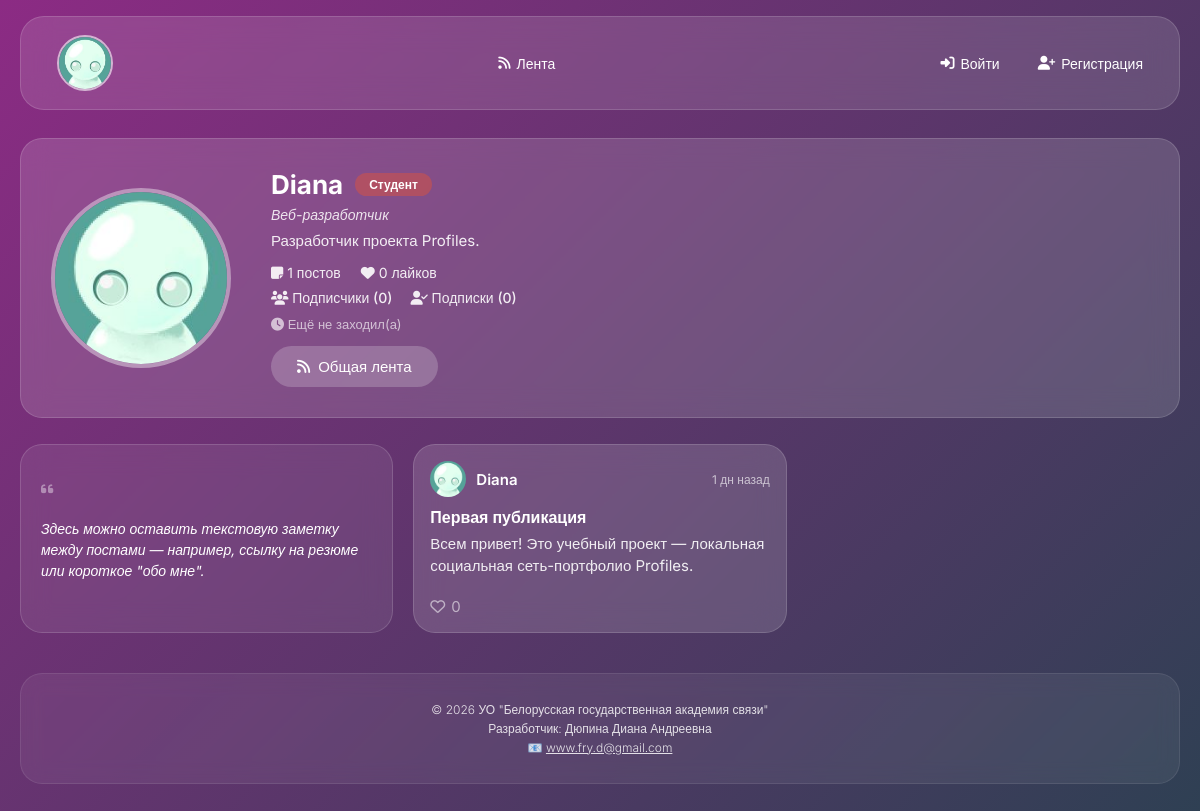
Screenshot of /profile.php?id=2 with the database file from the repository.
### tables this page shows
CREATE TABLE IF NOT EXISTS `users` (
  `id` INT UNSIGNED NOT NULL AUTO_INCREMENT,
  `username` VARCHAR(50) NOT NULL,
  `email` VARCHAR(100) NOT NULL,
  `password_hash` VARCHAR(255) NOT NULL,
  `avatar_url` VARCHAR(255) DEFAULT 'assets/img/default-avatar.png',
   
  `profile_bg_url` VARCHAR(255) DEFAULT NULL,
  `bio` TEXT,
  `profession` VARCHAR(100) DEFAULT NULL,
   
   
   
   
   
   
  `status_badge` VARCHAR(50) DEFAULT NULL,
  `primary_color` VARCHAR(7) DEFAULT '#00BCD4',
  `button_color` VARCHAR(7) DEFAULT 'default',
  `bg_color` VARCHAR(7) DEFAULT 'default',
  `text_color` VARCHAR(7) DEFAULT '#FFFFFF',
   
   
   
  `button_text_color` VARCHAR(7) DEFAULT 'default',
  `separate_colors` TINYINT(1) DEFAULT 0,
  `grid_size` TINYINT DEFAULT 2,
  `post_display_style` ENUM('standard','image_only') DEFAULT 'standard',
  `instagram_url` VARCHAR(255) DEFAULT NULL,
   
   
  `telegram_username` VARCHAR(50) DEFAULT NULL,
   
  `telegram_qr_url` VARCHAR(255) DEFAULT NULL,
  `github_url` VARCHAR(255) DEFAULT NULL,
  `vk_url` VARCHAR(255) DEFAULT NULL,
   
  `paypal_url` VARCHAR(255) DEFAULT NULL,
   
  `boosty_url` VARCHAR(255) DEFAULT NULL,
  `tutorial_completed` TINYINT(1) DEFAULT 0,
  `role` ENUM('user','admin') DEFAULT 'user',
  `last_login` TIMESTAMP NULL DEFAULT NULL,
  `created_at` TIMESTAMP NULL DEFAULT CURRENT_TIMESTAMP,
  `updated_at` TIMESTAMP NULL DEFAULT NULL ON UPDATE CURRENT_TIMESTAMP,
  PRIMARY KEY (`id`),
  UNIQUE KEY `username` (`username`),
  UNIQUE KEY `email` (`email`),
  KEY `idx_username` (`username`),
  KEY `idx_email` (`email`)
);

CREATE TABLE IF NOT EXISTS `profile_blocks` (
  `id` INT UNSIGNED NOT NULL AUTO_INCREMENT,
  `user_id` INT UNSIGNED NOT NULL,
  `content` TEXT NOT NULL,
  `sort_order` INT DEFAULT 0,
  `created_at` TIMESTAMP NULL DEFAULT CURRENT_TIMESTAMP,
  PRIMARY KEY (`id`),
  KEY `idx_user_id` (`user_id`),
  CONSTRAINT `profile_blocks_ibfk_1` FOREIGN KEY (`user_id`) REFERENCES `users` (`id`) ON DELETE CASCADE
);

CREATE TABLE IF NOT EXISTS `posts` (
  `id` INT UNSIGNED NOT NULL AUTO_INCREMENT,
  `user_id` INT UNSIGNED NOT NULL,
  `title` VARCHAR(100) DEFAULT NULL,
  `content` TEXT NOT NULL,
  `image_url` VARCHAR(255) DEFAULT NULL,
  `post_type` ENUM('text','image','mixed') DEFAULT 'text',
   
  `sort_order` INT DEFAULT 0,
  `edited_at` TIMESTAMP NULL DEFAULT NULL,
  `created_at` TIMESTAMP NULL DEFAULT CURRENT_TIMESTAMP,
  PRIMARY KEY (`id`),
  KEY `idx_user_id` (`user_id`),
  KEY `idx_created_at` (`created_at`),
  CONSTRAINT `posts_ibfk_1` FOREIGN KEY (`user_id`) REFERENCES `users` (`id`) ON DELETE CASCADE
);

### includes/auth.php (called while the page is built, shortened)
<?php
require_once __DIR__ . '/functions.php';
function loggedIn(): bool {
    return isset($_SESSION['user']) && !empty($_SESSION['user']['id']);
}
function isOwner(int $userId): bool {
    return loggedIn() && ($_SESSION['user']['id'] ?? 0) === $userId;
}

### profile.php (the view, shortened to what this page needs)
<?php
require_once 'includes/db_connect.php';
require_once 'includes/functions.php';
require_once 'includes/auth.php';
$userId = (int)($_GET['id'] ?? 0);
$stmt = $pdo->prepare("SELECT * FROM users WHERE id = ?");
$stmt->execute([$userId]);
$profile = $stmt->fetch();
$isOwnerView = isOwner((int)$profile['id']);
$postsStmt = $pdo->prepare("SELECT *, 'post' as item_type FROM posts WHERE user_id = ? ORDER BY sort_order ASC, created_at DESC");
$postsStmt->execute([$userId]);
$posts = $postsStmt->fetchAll();
$blocksStmt = $pdo->prepare("SELECT *, 'block' as item_type FROM profile_blocks WHERE user_id = ? ORDER BY sort_order ASC, created_at DESC");
$blocksStmt->execute([$userId]);
$blocks = $blocksStmt->fetchAll();
$gridItems = array_merge($posts, $blocks);
usort($gridItems, function ($a, $b) {
    $orderA = (int)($a['sort_order'] ?? 0);
    $orderB = (int)($b['sort_order'] ?? 0);
    if ($orderA !== $orderB) return $orderA <=> $orderB;
    return strtotime($b['created_at']) <=> strtotime($a['created_at']);
});
$currentUserId = currentUser()['id'] ?? 0;
$likedStmt = $pdo->prepare("SELECT target_id FROM interactions WHERE user_id = ? AND type = 'like'");
$likedStmt->execute([$currentUserId ?: 0]);
$likedPostIds = array_column($likedStmt->fetchAll(), 'target_id');
$followersCount = countFollowers($pdo, $profile['id']);
$followingCount = countFollowing($pdo, $profile['id']);
$gridClass = gridSizeClass((int)($profile['grid_size'] ?? 2));
$profileBgUrl = profileBgSrc($profile['profile_bg_url'] ?? null);
$profileBgUrlAbs = $profileBgUrl ? '/' . ltrim($profileBgUrl, '/') : null;
require_once 'includes/header.php';
?>
<div class="profile-header" <?php if ($profileBgUrlAbs): ?>style="--profile-bg-image: url('<?php echo escape($profileBgUrlAbs); ?>');"<?php endif; ?>>
    <img src="<?php echo escape(avatarSrc($profile['avatar_url'])); ?>" class="profile-avatar" alt="Аватар пользователя <?php echo escape($profile['username']); ?>">
    <div class="profile-info">
        <div class="profile-name-row">
            <h1><?php echo escape($profile['username']); ?></h1>
            <?php if (!empty($profile['status_badge'])): ?>
                <span class="status-badge <?php echo escape(statusBadgeClass($profile['status_badge'])); ?>"><?php echo escape(statusBadgeLabel($profile['status_badge'])); ?></span>
            <?php endif; ?>
        </div>
        <?php if (!empty($profile['profession'])): ?>
            <p class="profession"><?php echo escape($profile['profession']); ?></p>
        <?php endif; ?>
        <?php if (!empty($profile['bio'])): ?>
            <p class="bio"><?php echo escape($profile['bio']); ?></p>
        <?php endif; ?>
        <div class="stats">
            <span><i class="fas fa-note-sticky"></i> <?php echo countPosts($pdo, $profile['id']); ?> постов</span>
            <span><i class="fas fa-heart"></i> <?php echo countLikes($pdo, $profile['id']); ?> лайков</span>
        </div>
        <div class="subscription-links">
            <a href="followers.php?id=<?php echo (int)$profile['id']; ?>"><i class="fas fa-users"></i> Подписчики (<?php echo $followersCount; ?>)</a>
            <a href="following.php?id=<?php echo (int)$profile['id']; ?>"><i class="fas fa-user-check"></i> Подписки (<?php echo $followingCount; ?>)</a>
        </div>
        <p class="last-action">
            <i class="fas fa-clock"></i>
            <?php echo $profile['last_login'] ? 'Последний визит: ' . timeAgo($profile['last_login']) : 'Ещё не заходил(а)'; ?>
        </p>
        <div class="profile-actions">
            <a href="index.php" class="btn btn-secondary"><i class="fas fa-rss"></i> Общая лента</a>
        </div>
    </div>
</div>
<div class="posts-grid <?php echo escape($gridClass); ?>" id="profileGrid">
    <?php foreach ($gridItems as $item): ?>
        <?php if ($item['item_type'] === 'post'):
            $likeCountStmt = $pdo->prepare("SELECT COUNT(*) FROM interactions WHERE target_id = ? AND type = 'like'");
            $likeCountStmt->execute([$item['id']]);
            echo renderPostCard([
                'id' => $item['id'],
                'user_id' => $profile['id'],
                'username' => $profile['username'],
                'avatar_url' => $profile['avatar_url'],
                'created_at' => $item['created_at'],
                'title' => $item['title'],
                'content' => $item['content'],
                'image_url' => $item['image_url'],
                'likes_count' => (int)$likeCountStmt->fetchColumn(),
                'liked' => in_array($item['id'], $likedPostIds),
                'image_only' => ($profile['post_display_style'] ?? 'standard') === 'image_only',
            ], loggedIn(), $isOwnerView);
        else: ?>
            <div class="text-block-card" data-type="block" data-id="<?php echo (int)$item['id']; ?>" <?php echo $isOwnerView ? 'draggable="true"' : ''; ?>>
                <i class="fas fa-quote-left"></i>
                <p><?php echo nl2br(escape($item['content'])); ?></p>
            </div>
        <?php endif; ?>
    <?php endforeach; ?>
</div>
<?php require_once 'includes/footer.php'; ?>

### includes/header.php (shortened to what this page needs)
<?php
$isLoggedIn = isset($_SESSION['user']) && !empty($_SESSION['user']['id']);
$user = $isLoggedIn ? $_SESSION['user'] : null;
$avatarUrl = avatarSrc($user['avatar_url'] ?? null);
$currentPage = basename($_SERVER['PHP_SELF']);
?>
<!DOCTYPE html>
<html lang="ru">
<head>
    <link rel="stylesheet" href="https://cdnjs.cloudflare.com/ajax/libs/font-awesome/6.5.0/css/all.min.css">
    <link rel="stylesheet" href="assets/css/style.css?v=<?php echo filemtime(ROOT_PATH . '/assets/css/style.css'); ?>">
</head>
<body>
<div class="container">
<nav>
    <div class="nav-avatar">
        <?php if ($isLoggedIn): ?>
            <a href="profile.php?id=<?= (int)$user['id'] ?>" title="Мой профиль">
                <img src="<?= escape($avatarUrl) ?>" alt="Аватар пользователя <?= escape($user['username']) ?> — перейти в свой профиль" width="56" height="56">
            </a>
        <?php else: ?>
            <a href="login.php" title="Войти">
                <img src="<?= escape(DEFAULT_AVATAR) ?>" alt="Войти в аккаунт" width="56" height="56">
            </a>
        <?php endif; ?>
    </div>
    <div class="nav-center">
        <a href="index.php" class="<?= $currentPage == 'index.php' ? 'active' : '' ?>">
            <i class="fas fa-rss"></i> <span>Лента</span>
        </a>
    </div>
    <div class="nav-right">
        <?php if ($isLoggedIn): ?>
            <a href="dashboard.php" class="<?= $currentPage == 'dashboard.php' ? 'active' : '' ?>">
                <i class="fas fa-sliders-h"></i> <span>Настройки</span>
            </a>
            <a href="logout.php">
                <i class="fas fa-sign-out-alt"></i> <span>Выйти</span>
            </a>
        <?php else: ?>
            <a href="login.php" class="<?= $currentPage == 'login.php' ? 'active' : '' ?>">
                <i class="fas fa-sign-in-alt"></i> <span>Войти</span>
            </a>
            <a href="register.php" class="<?= $currentPage == 'register.php' ? 'active' : '' ?>">
                <i class="fas fa-user-plus"></i> <span>Регистрация</span>
            </a>
        <?php endif; ?>
    </div>
</nav>

### includes/functions.php (shortened to what this page needs)
<?php
function escape(?string $value): string {
    return htmlspecialchars($value ?? '', ENT_QUOTES | ENT_SUBSTITUTE, 'UTF-8');
}
function timeAgo(?string $datetime): string {
    try {
        $time = new DateTime($datetime);
    } catch (Exception $e) {
        return '';
    }
    $now = new DateTime();
    $diff = $now->getTimestamp() - $time->getTimestamp();
    $minutes = floor($diff / 60);
    $hours = floor($minutes / 60);
    $days = floor($hours / 24);
    if ($days < 7) return $days . ' дн назад';
    $years = floor($days / 365);
    return $years . ' г назад';
}
function avatarSrc(?string $avatarPath): string {
    $avatarPath = trim((string)$avatarPath);
    if ($avatarPath === '' || !file_exists(ROOT_PATH . '/' . $avatarPath)) {
        return DEFAULT_AVATAR;
    }
    return $avatarPath;
}
function profileBgSrc(?string $bgPath): ?string {
    $bgPath = trim((string)$bgPath);
    if ($bgPath === '' || !file_exists(ROOT_PATH . '/' . $bgPath)) {
        return null;
    }
    return $bgPath;
}
function countPosts(PDO $pdo, int $userId): int {
    $stmt = $pdo->prepare("SELECT COUNT(*) FROM posts WHERE user_id = ?");
    $stmt->execute([$userId]);
    return (int) $stmt->fetchColumn();
}
function countLikes(PDO $pdo, int $userId): int {
    $stmt = $pdo->prepare("
        SELECT COUNT(*) FROM interactions
        WHERE target_id IN (SELECT id FROM posts WHERE user_id = ?) AND type = 'like'
    ");
    $stmt->execute([$userId]);
    return (int) $stmt->fetchColumn();
}
function countFollowers(PDO $pdo, int $userId): int {
    $stmt = $pdo->prepare("SELECT COUNT(*) FROM interactions WHERE target_id = ? AND type = 'follow'");
    $stmt->execute([$userId]);
    return (int) $stmt->fetchColumn();
}
function countFollowing(PDO $pdo, int $userId): int {
    $stmt = $pdo->prepare("SELECT COUNT(*) FROM interactions WHERE user_id = ? AND type = 'follow'");
    $stmt->execute([$userId]);
    return (int) $stmt->fetchColumn();
}
function statusBadgeOptions(): array {
    return [
        'active'    => 'Активно работаю',
        'looking'   => 'Ищу предложения',
        'vacation'  => 'В отпуске',
        'freelance' => 'Фриланс',
        'student'   => 'Студент',
    ];
}
function statusBadgeLabel(?string $badge): string {
    $options = statusBadgeOptions();
    return $options[$badge] ?? (string)$badge;
}
function statusBadgeClass(?string $badge): string {
    return array_key_exists((string)$badge, statusBadgeOptions()) ? 'badge-' . $badge : 'badge-custom';
}
function gridSizeClass(?int $size): string {
    $classes = [1 => 'grid-small', 2 => 'grid-medium', 3 => 'grid-large'];
    return $classes[$size] ?? 'grid-medium';
}
function renderPostCard(array $p, bool $loggedIn, bool $draggable = false): string {
    $imageOnly = !empty($p['image_only']) && !empty($p['image_url']);
    $draggableAttr = $draggable ? 'draggable="true"' : '';
    $html = '<div class="post-card ' . ($imageOnly ? 'post-card-image-only' : '') . '" '
        . 'data-post-id="' . (int)$p['id'] . '" data-type="post" data-id="' . (int)$p['id'] . '" ' . $draggableAttr . '>';
    $html .= '<div class="post-header">';
    $html .= '<img src="' . escape(avatarSrc($p['avatar_url'])) . '" alt="Аватар пользователя ' . escape($p['username']) . '">';
    $html .= '<a href="profile.php?id=' . (int)$p['user_id'] . '" onclick="event.stopPropagation()">' . escape($p['username']) . '</a>';
    $html .= '<span>' . escape(timeAgo($p['created_at'])) . '</span>';
    $html .= '</div>';
    $html .= '<div class="post-body">';
    if (!$imageOnly) {
        if (!empty($p['title'])) $html .= '<h3>' . escape($p['title']) . '</h3>';
        $html .= '<p>' . escape(mb_substr((string)$p['content'], 0, 200)) . '</p>';
    }
    $html .= '</div>';
    $html .= '<div class="post-footer">';
    if ($loggedIn) {
        $heartClass = !empty($p['liked']) ? 'fas liked' : 'far';
        $html .= '<button type="button" class="like-btn" data-post-id="' . (int)$p['id'] . '">'
            . '<i class="fa-heart ' . $heartClass . '"></i> '
            . '<span class="like-count">' . (int)($p['likes_count'] ?? 0) . '</span></button>';
    } else {
        $html .= '<span class="like-static"><i class="far fa-heart"></i> ' . (int)($p['likes_count'] ?? 0) . '</span>';
    }
    $html .= '</div></div>';
    return $html;
}

### includes/footer.php (shortened to what this page needs)
        <div class="footer">
            <p>© <?php echo date('Y'); ?> УО "Белорусская государственная академия связи"</p>
            <p>Разработчик: Дюпина Диана Андреевна</p>
            <p>📧 <a href="mailto:www.fry.d@gmail.com">www.fry.d@gmail.com</a></p>
        </div>
    </div>
</body>
</html>

### rows the page displays
users: avatar_url (placeholder picture), username "Diana", status_badge "Студент", profession "Веб-разработчик", bio "Разработчик проекта Profiles."
profile_blocks: content "Здесь можно оставить текстовую заметку между постами — например, ссылку на резюме или короткое \"обо мне\"."
posts: created_at "1 дн назад", title "Первая публикация", content "Всем привет! Это учебный проект — локальная социальная сеть-портфолио Profiles.", sort_order "0"

### other values shown
countPosts($pdo, $profile['id']) "1"
countLikes($pdo, $profile['id']) "0"
$followersCount "0"
$followingCount "0"
